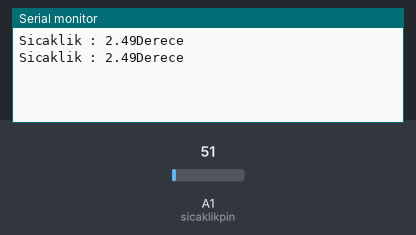
A sketch run on a simulated Arduino Uno, built with avr-gcc and run on an emulated ATmega328P. Shown: the last lines printed to the serial monitor. The inputs (shaded band) are chosen by the test bench; at power-on: A1 (sicaklikpin) = 51.

Above: at 1.8 s.
1.9 s: A1 (sicaklikpin) set to 61
At 2.4 s:
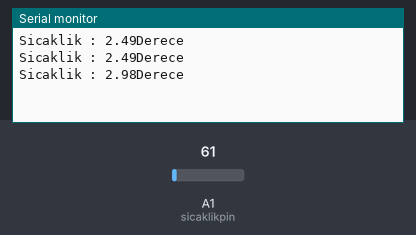
3.4 s: A1 (sicaklikpin) set to 71
At 4.8 s:
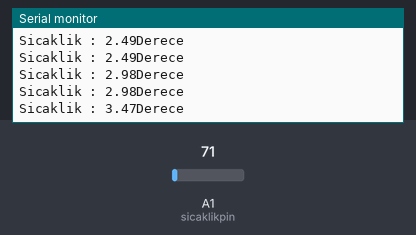
Timing chart, 0 to 6.4 s (numbered marks = the images above; inputs shaded):
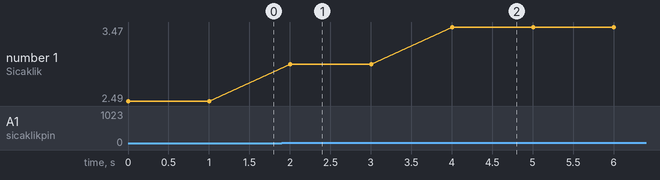

Measured:
- after the input at 1.9 s, the serial monitor: prints a new line after 0.10 s (image 1)
- after the input at 3.4 s, the serial monitor: prints a new line after 0.60 s (image 2)
- plotted number 1: 2.49 → 2.98 after the input at 1.9 s, 2.98 → 3.47 after the input at 3.4 s

The sketch:

sicaklik.ino
```cpp
float sicaklik; //Analog değeri dönüştüreceğimiz sıcaklık
float olculendeger; //Ölçeceğimiz analog değer
int sicaklikpin = 1;  //Analog değer girişi


void setup() {
  Serial.begin(9600);  //Seri haberleşme, ekrandan takip edeceğiz.
  }

void loop() {
  olculendeger = analogRead( sicaklikpin ); //A1'den değeri alacak
  olculendeger = ( olculendeger / 1023)*5000; //Değeri mV'ye dönüştürecek
  sicaklik = olculendeger / 100; //mV'yi sıcaklığa dönüştürecek

  Serial.print("Sicaklik : ");
  Serial.print(sicaklik);
  Serial.println("Derece");
  delay (1000);  //1 sn aralıklarla yapacak.

}
```
